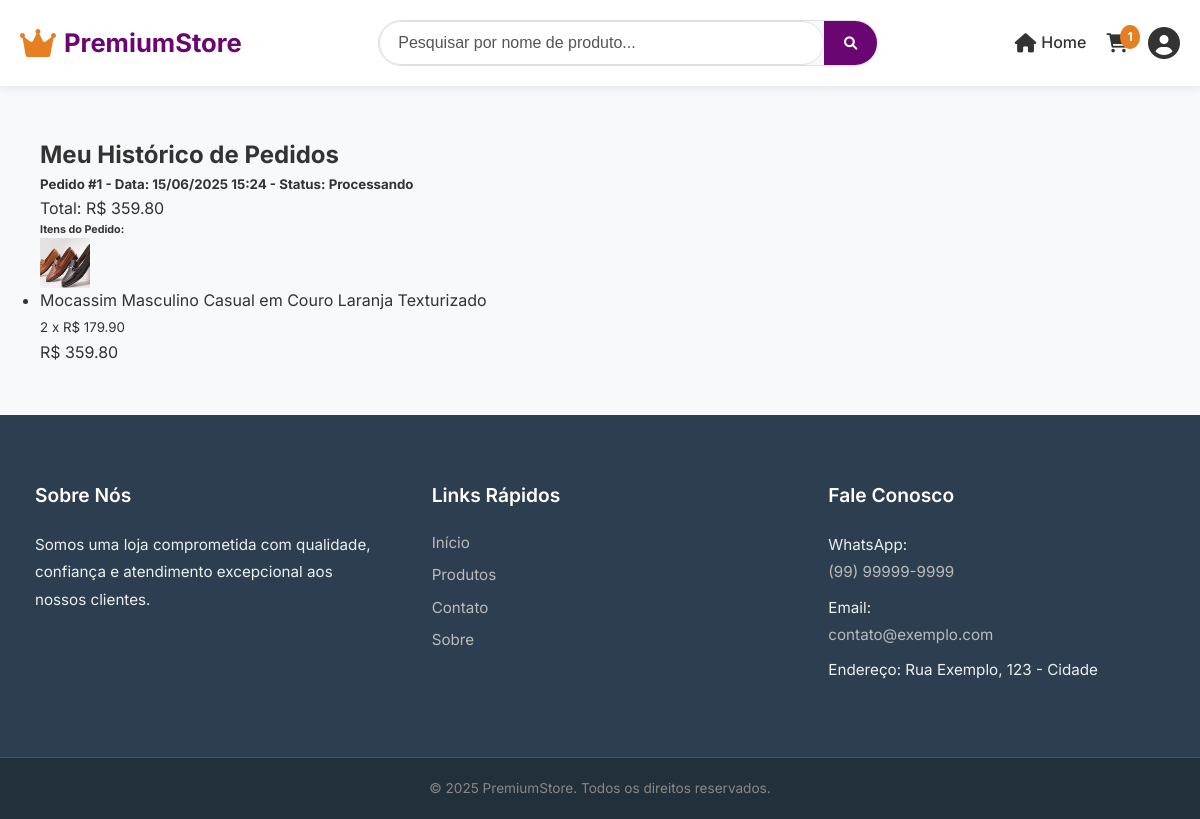
Page /meus-pedidos (signed in) on the committed database.
### tables this page shows
CREATE TABLE pedidos (
            id INTEGER PRIMARY KEY AUTOINCREMENT,
            usuario_id INTEGER,
            data TIMESTAMP DEFAULT CURRENT_TIMESTAMP,
            status TEXT DEFAULT 'Pendente',
            total REAL DEFAULT 0.0,
            FOREIGN KEY (usuario_id) REFERENCES usuarios(id)
        );

CREATE TABLE pedido_itens (
            id INTEGER PRIMARY KEY AUTOINCREMENT,
            pedido_id INTEGER,
            produto_id INTEGER,
            quantidade INTEGER NOT NULL,
            preco_unitario REAL NOT NULL,
            FOREIGN KEY (pedido_id) REFERENCES pedidos(id) ON DELETE CASCADE,
            FOREIGN KEY (produto_id) REFERENCES produtos(id) ON DELETE CASCADE
        );

CREATE TABLE produtos (
            id INTEGER PRIMARY KEY AUTOINCREMENT,
            nome TEXT NOT NULL,
            preco REAL NOT NULL,
            estoque INTEGER NOT NULL,
            descricao TEXT,
            imagem TEXT
        );

### routes/user.py (the view)
@user_bp.route('/meus-pedidos')
@login_required
def historico_pedidos():
    usuario_id = session.get('usuario_id')
    if not usuario_id:
        flash("Por favor, faça login para ver seus pedidos.", "info")
        return redirect(url_for('auth.login'))
    conn = conectar_db()
    cursor = conn.cursor()
    try:
        cursor.execute('''
            SELECT id, data, status, total
            FROM pedidos
            WHERE usuario_id = ?
            ORDER BY data DESC
        ''', (usuario_id,))
        pedidos_raw = cursor.fetchall()
        pedidos = []
        for p_raw in pedidos_raw:
            pedido = dict(p_raw)
            if 'data' in pedido and isinstance(pedido['data'], str):
                try:
                    pedido['data'] = datetime.datetime.strptime(pedido['data'], '%Y-%m-%d %H:%M:%S')
                except ValueError:
                    print(f"Formato de data inesperado para o pedido {pedido['id']}: {pedido['data']}")
            pedidos.append(pedido)
        for pedido in pedidos:
            cursor.execute('''
                SELECT pi.quantidade, pi.preco_unitario, p.nome, p.imagem
                FROM pedido_itens pi
                JOIN produtos p ON pi.produto_id = p.id
                WHERE pi.pedido_id = ?
            ''', (pedido['id'],))
            pedido_itens_raw = cursor.fetchall()
            pedido['itens'] = [dict(item) for item in pedido_itens_raw]
    except sqlite3.Error as e:
        flash(f"Erro no banco de dados ao buscar pedidos: {e}", "danger")
        print(f"Database error in historico_pedidos: {e}")
        pedidos = [] # Retorna lista vazia em caso de erro
    except Exception as e:
        flash(f"Ocorreu um erro inesperado ao buscar pedidos: {e}", "danger")
        print(f"Unexpected error in historico_pedidos: {e}")
        pedidos = []
    finally:
        conn.close()
    return render_template('historico_pedidos.html', pedidos=pedidos)

### app.py (called while the page is built)
@app.context_processor
def inject_global_data():
    total_itens = 0
    if 'usuario_id' in session:
        usuario_id = session['usuario_id']
        try:
            total_itens = contar_itens_carrinho_db(usuario_id)
        except Exception as e:
            print(f"Erro ao contar itens do carrinho para o usuário {usuario_id}: {e}")
            total_itens = 0
    return {'total_itens': total_itens}

### database.py (called while the page is built)
def conectar_db():
    conn = sqlite3.connect(DB_NAME)
    conn.row_factory = sqlite3.Row # Permite acessar colunas por nome (como dicionário)
    return conn

def contar_itens_carrinho_db(usuario_id):
    conn = conectar_db()
    cursor = conn.cursor()
    cursor.execute('''
    SELECT COALESCE(SUM(quantidade), 0)
    FROM carrinho
    WHERE usuario_id = ?
    ''', (usuario_id,))
    total_itens = cursor.fetchone()[0]
    conn.close()
    return total_itens

### templates/historico_pedidos.html (shortened to what this page needs)
{% extends 'base.html' %}
{% block content %}
<section class="pedidos-section py-5">
    <div class="container">
        <h2 class="text-center mb-4">Meu Histórico de Pedidos</h2>
        {% if pedidos %}
            {% for pedido in pedidos %}
            <div class="card mb-4">
                <div class="card-header bg-primary text-white">
                    <h5 class="mb-0">
                        Pedido #{{ pedido.id }} - Data: {{ pedido.data.strftime('%d/%m/%Y %H:%M') }} - Status: {{ pedido.status }}
                    </h5>
                    <p class="mb-0">Total: R$ {{ "%.2f"|format(pedido.total) }}</p>
                </div>
                <div class="card-body">
                    <h6>Itens do Pedido:</h6>
                    <ul class="list-group list-group-flush">
                        {% for item in pedido.itens %}
                        <li class="list-group-item d-flex align-items-center">
                            <img src="{{ url_for('static', filename='uploads/' + item.imagem) }}" alt="{{ item.nome }}" class="img-fluid rounded me-3" style="width: 50px; height: 50px; object-fit: cover;">
                            <div>
                                <p class="mb-0 fw-bold">{{ item.nome }}</p>
                                <small class="text-muted">{{ item.quantidade }} x R$ {{ "%.2f"|format(item.preco_unitario) }}</small>
                            </div>
                            <span class="ms-auto fw-bold">R$ {{ "%.2f"|format(item.quantidade * item.preco_unitario) }}</span>
                        </li>
                        {% endfor %}
                    </ul>
                </div>
            </div>
            {% endfor %}
        {% else %}
            <div class="alert alert-info text-center" role="alert">
                Você ainda não fez nenhum pedido.
                <a href="{{ url_for('main.home') }}" class="alert-link">Comece a comprar agora!</a>
            </div>
        {% endif %}
    </div>
</section>
{% endblock %}

### static/css/global.css (style rules this page uses)
:root { --primary-color: #6a0572; --primary-dark: #4b0351; --secondary-color: #e67e22; --accent-color: #FFD700; --text-dark: #333; --text-light: #555; --bg-light: #f8f9fa; --bg-dark: #2c3e50; --border-color: #e0e0e0; --shadow-light: rgba(0, 0, 0, 0.08); --shadow-medium: rgba(0, 0, 0, 0.15); --font-primary: 'Inter', sans-serif; --font-size-base: 1rem; --line-height-base: 1.6; --spacing-xs: 8px; --spacing-sm: 15px; --spacing-md: 20px; --spacing-lg: 30px; --spacing-xl: 50px; --border-radius-sm: 8px; --border-radius-md: 12px; --border-radius-lg: 16px; --border-radius-pill: 50px; --transition-speed: 0.3s; }
* { margin: 0; padding: 0; box-sizing: border-box; }
body { font-family: var(--font-primary); font-size: var(--font-size-base); line-height: var(--line-height-base); color: var(--text-dark); background-color: var(--bg-light); min-height: 100vh; display: flex; flex-direction: column; }
img { max-width: 100%; height: auto; display: block; }
.container { max-width: 1200px; margin: 0 auto; padding: 0 var(--spacing-md); }
.img-fluid { max-width: 100%; height: auto; display: block; }

### rows in the picture
pedidos: id "1", data "15/06/2025 15:24", status "Processando", total "359.80"
pedido_itens: imagem (picture), nome "Mocassim Masculino Casual em Couro Laranja Texturizado", quantidade "2", preco_unitario "179.90", item.quantidade*item.preco_unitario "359.80"

### other values in the picture
{{ total_itens|default(0) }} "1"
